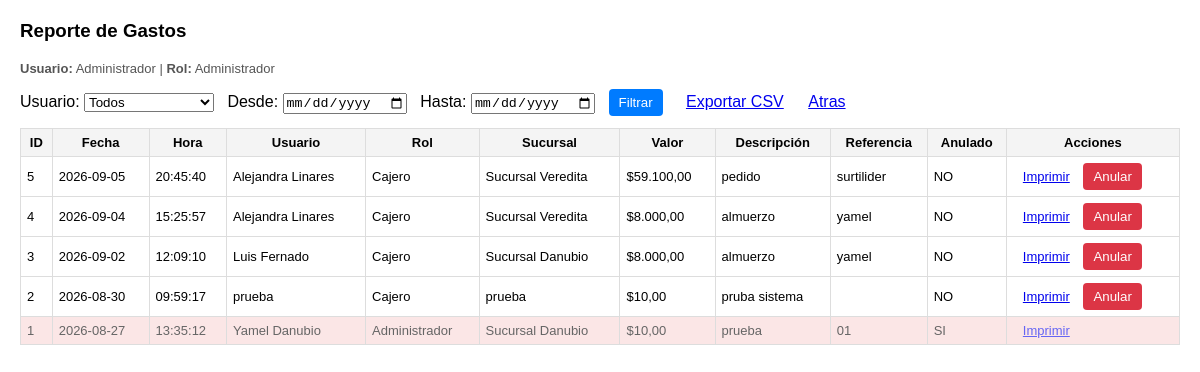
The page /admin/gastos_list.php (signed in) on the database as committed earlier.
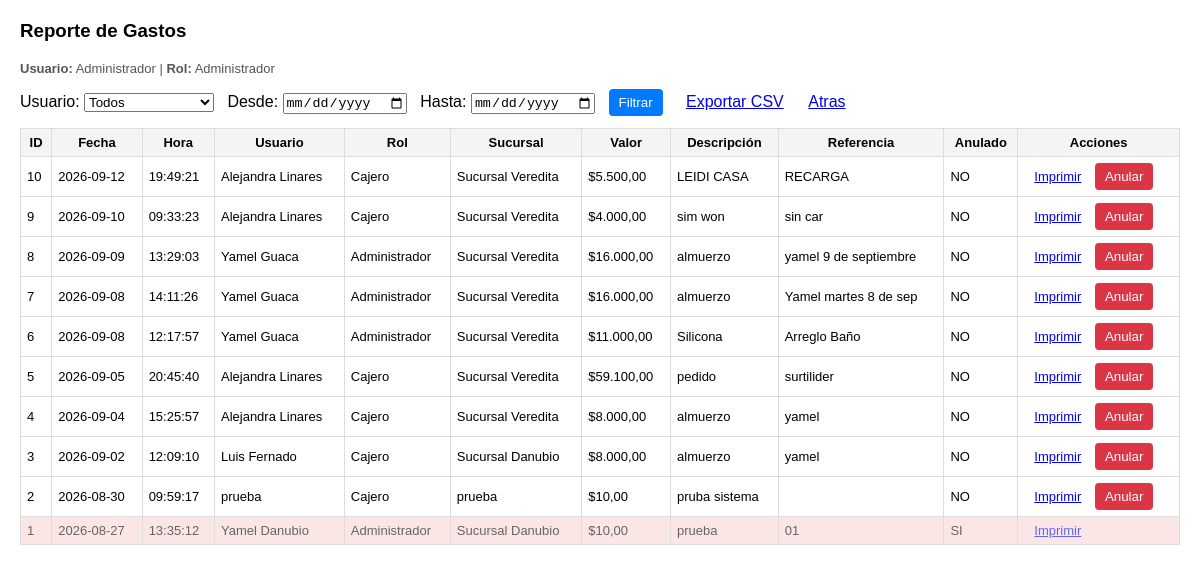
The same page on the database as committed later.
### tables this page shows
CREATE TABLE `roles` (
  `id` int(11) NOT NULL,
  `name` varchar(50) NOT NULL,
  `description` varchar(255) DEFAULT NULL,
  `created_at` timestamp NOT NULL DEFAULT current_timestamp()
);

CREATE TABLE `gastos` (
  `id` int(11) NOT NULL,
  `usuario_id` int(11) NOT NULL,
  `rol_id` int(11) NOT NULL,
  `branch_id` int(11) DEFAULT NULL,
  `fecha` date NOT NULL,
  `hora` time NOT NULL,
  `valor` decimal(12,2) NOT NULL,
  `descripcion` varchar(255) NOT NULL,
  `referencia` varchar(100) DEFAULT NULL,
  `created_at` timestamp NOT NULL DEFAULT current_timestamp(),
  `updated_at` timestamp NULL DEFAULT NULL ON UPDATE current_timestamp(),
  `anulado` tinyint(1) NOT NULL DEFAULT 0,
  `anulado_by` int(11) DEFAULT NULL,
  `anulado_at` datetime DEFAULT NULL
);

CREATE TABLE `users` (
  `id` int(11) NOT NULL,
  `name` varchar(100) NOT NULL,
  `email` varchar(150) NOT NULL,
  `password_hash` varchar(255) NOT NULL,
  `role_id` int(11) NOT NULL,
  `branch_id` int(11) NOT NULL DEFAULT 1,
  `active` tinyint(1) DEFAULT 1,
  `created_at` timestamp NOT NULL DEFAULT current_timestamp()
);

### admin/gastos_list.php (the view, shortened to what this page needs)
<?php
require_once __DIR__ . '/../includes/config.php';
$usuario = $_SESSION['user'];
$rol_id  = (int) $usuario['role_id'];
$filter_from = $_GET['from'] ?? '';
$filter_to   = $_GET['to'] ?? '';
$where = ["1=1"];
$params = [];
$sql = "
SELECT g.*, u.name AS usuario_nombre, r.name AS rol_nombre,
       COALESCE(b.name, ub.name) AS branch_name
FROM gastos g
LEFT JOIN users u ON u.id = g.usuario_id
LEFT JOIN roles r ON r.id = g.rol_id
LEFT JOIN branches b ON b.id = g.branch_id
LEFT JOIN branches ub ON ub.id = u.branch_id
WHERE ".implode(" AND ",$where)." ORDER BY g.created_at DESC LIMIT 500
";
$stmt=$pdo->prepare($sql); $stmt->execute($params);
$gastos=$stmt->fetchAll();
?>
<!DOCTYPE html>
<html lang="es">
<head>
</head>
<body>
<h3>Reporte de Gastos</h3>
<p class="small"><strong>Usuario:</strong> <?=htmlspecialchars($usuario['name'])?> | <strong>Rol:</strong> <?=htmlspecialchars($usuario['role_name'])?></p>
<form method="GET" class="filters">
  <label>Usuario:
    <select name="usuario_id">
      <option value="0">Todos</option>
    </select>
  </label>
  <label>Desde: <input type="date" name="from" value="<?=htmlspecialchars($filter_from)?>"></label>
  <label>Hasta: <input type="date" name="to" value="<?=htmlspecialchars($filter_to)?>"></label>
  <button type="submit" class="btn btn-primary">Filtrar</button>
  <a class="btn" href="gastos_list.php?<?=http_build_query(array_merge($_GET,['export'=>'csv']))?>">Exportar CSV</a>
  <a href="/mi_tienda/admin/dashboard.php" class="btn">Atras</a>
</form>
<table>
  <thead>
    <tr>
      <th>ID</th>
      <th>Fecha</th>
      <th>Hora</th>
      <th>Usuario</th>
      <th>Rol</th>
      <th>Sucursal</th>
      <th>Valor</th>
      <th>Descripción</th>
      <th>Referencia</th>
      <th>Anulado</th>
      <th>Acciones</th>
    </tr>
  </thead>
  <tbody>
    <?php foreach($gastos as $g): ?>
      <tr style="<?=$g['anulado'] ? 'opacity:0.6;background:#f9d6d6' : ''?>">
        <td><?=htmlspecialchars($g['id'])?></td>
        <td><?=htmlspecialchars($g['fecha'])?></td>
        <td><?=htmlspecialchars($g['hora'])?></td>
        <td><?=htmlspecialchars($g['usuario_nombre'])?></td>
        <td><?=htmlspecialchars($g['rol_nombre'])?></td>
        <td><?=htmlspecialchars($g['branch_name'] ?? '')?></td>
        <td><?= '$'.number_format($g['valor'],2,',','.')?></td>
        <td><?=htmlspecialchars($g['descripcion'])?></td>
        <td><?=htmlspecialchars($g['referencia'])?></td>
        <td><?=$g['anulado'] ? 'SI' : 'NO'?></td>
        <td>
          <a class="btn" href="invoice_print.php?gasto_id=<?=$g['id']?>" target="_blank">Imprimir</a>
          <?php if (!$g['anulado'] && $rol_id === 1): ?>
            <form method="POST" style="display:inline" onsubmit="return confirm('Confirmar anulación del gasto ID <?=$g['id']?>');">
              <button type="submit" class="btn btn-danger">Anular</button>
            </form>
          <?php endif; ?>
        </td>
      </tr>
    <?php endforeach; ?>
  </tbody>
</table>
</body>
</html>

### admin/gastos_list.php (style rules this page uses)
body { font-family:Arial;margin:20px }
table { border-collapse:collapse;width:100% }
th,td { border:1px solid #ddd;padding:6px;font-size:13px }
th { background:#f4f4f4 }
.btn { padding:6px 10px;border:0;border-radius:4px;cursor:pointer }
.btn-primary { background:#007bff;color:#fff }
.btn-danger { background:#dc3545;color:#fff }
.filters { margin-bottom:12px }
.small { font-size:13px;color:#555 }

Rows that differ between the two databases and show on the page:
no longer on this page (row unchanged): roles: name "Administrador"
added gastos: id "10", fecha "2026-09-12", hora "19:49:21", usuario.name "Alejandra Linares", rol.name "Cajero", branch_name "Sucursal Veredita", valor "5.500,00", descripcion "LEIDI CASA", referencia "RECARGA", anulado "NO"
added gastos: id "9", fecha "2026-09-10", hora "09:33:23", usuario.name "Alejandra Linares", rol.name "Cajero", branch_name "Sucursal Veredita", valor "4.000,00", descripcion "sim won", referencia "sin car", anulado "NO"
added gastos: id "8", fecha "2026-09-09", hora "13:29:03", usuario.name "Yamel Guaca", rol.name "Administrador", branch_name "Sucursal Veredita", valor "16.000,00", descripcion "almuerzo", referencia "yamel 9 de septiembre", anulado "NO"
added gastos: id "7", fecha "2026-09-08", hora "14:11:26", usuario.name "Yamel Guaca", rol.name "Administrador", branch_name "Sucursal Veredita", valor "16.000,00", descripcion "almuerzo", referencia "Yamel martes 8 de sep", anulado "NO"
added gastos: id "6", fecha "2026-09-08", hora "12:17:57", usuario.name "Yamel Guaca", rol.name "Administrador", branch_name "Sucursal Veredita", valor "11.000,00", descripcion "Silicona", referencia "Arreglo Baño", anulado "NO"
Other text that changed with them:
$usuario['name']: (not shown) → "Administrador"
$usuario['role_name']: (not shown) → "Administrador"
